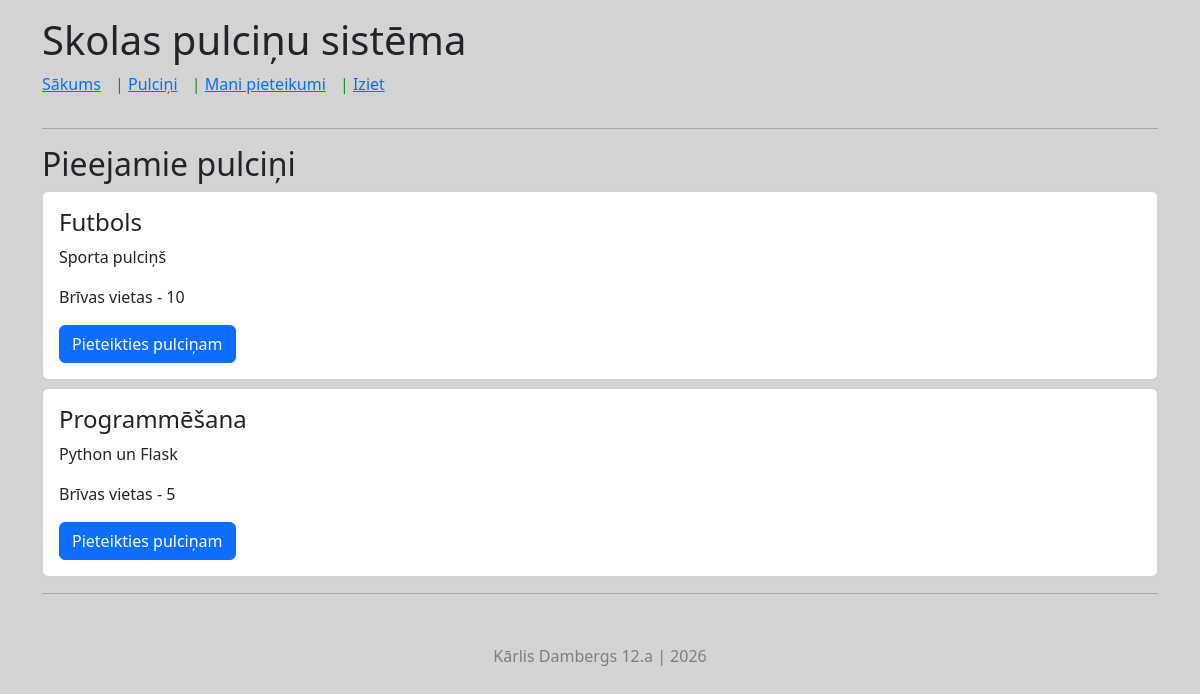
Before: /izvelne (signed in) with the older database file.
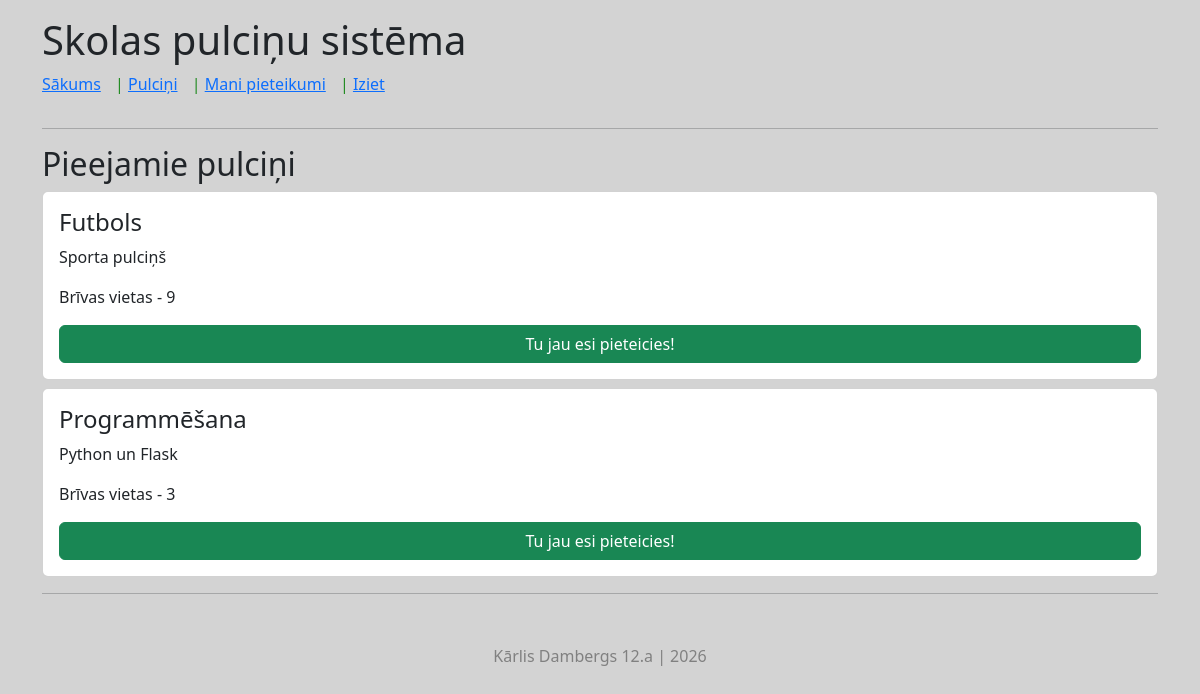
After: the same page with the newer database file.
### tables this page shows
CREATE TABLE "pulcini" (
	"id"	INTEGER,
	"nosaukums"	TEXT NOT NULL,
	"apraksts"	TEXT,
	"vietas"	INTEGER NOT NULL,
	PRIMARY KEY("id" AUTOINCREMENT),
	FOREIGN KEY("id") REFERENCES "pieteikumi"("pulcins_id")
);

### app.py (the view)
@app.route("/izvelne")
def izvelne():
    user_id = session.get('id')
    conn = sqlite3.connect("datubaze.db")
    conn.row_factory = sqlite3.Row
    cur = conn.cursor()
    cur.execute("SELECT * FROM pulcini")
    pulcini = cur.fetchall()
    cur.execute("SELECT pulcins_id FROM pieteikumi WHERE user_id = ?", (user_id,))
    mani = [m["pulcins_id"] for m in cur.fetchall()]
    conn.close()
    return render_template("izvelne.html" , pulcini=pulcini , mani=mani)

### templates/izvelne.html (shortened to what this page needs)
{% extends "layout.html" %}
{% block content %}
<h2>Pieejamie pulciņi</h2>
{% for i in pulcini %}
<div class="card p-3 mb-2">
    <h4>{{ i.nosaukums }}</h4>
    <p>{{ i.apraksts }}</p>
    <p>Brīvas vietas - {{ i.vietas }}</p>
{% if i.id in mani %}
        <button class="btn btn-success">Tu jau esi pieteicies!</button>
{% else %}
    <form method="POST" action="/pievienoties">
        <button class="btn btn-primary">Pieteikties pulciņam</button>
    </form>
{% endif %}
</div>
{% endfor %}
{% endblock %}

### templates/layout.html (shortened to what this page needs)
<!DOCTYPE html>
<html>
<head>
    <link href="https://cdn.jsdelivr.net/npm/bootstrap@5.3.3/dist/css/bootstrap.min.css" rel="stylesheet">
</head>
<body>
<div class="container">
    <header class="py-3">
        <h1>Skolas pulciņu sistēma</h1>
        <nav style="color: forestgreen;">
            <a href="/">Sākums</a> |
            {% if session.get('id') %}
            <a href="/izvelne">Pulciņi</a> |
            <a href="/pieteikumi">Mani pieteikumi</a> |
            <a href="/logout">Iziet</a>
            {% else %}
            <a href="/login">Pieslēgties</a> |
            <a href="/register">Reģistrēties</a>
            {% endif %}
        </nav>
    </header>
    <hr>
    {% block content %}
    {% endblock %}
    <hr>
    <footer>
        Kārlis Dambergs 12.a | 2026
    </footer>
</div>
</body>
</html>

### templates/layout.html (style rules this page uses)
body { background-color: lightgrey; }
nav a { margin-right: 10px; }
footer { margin-top: 50px; color: grey; text-align: center; }

Changed rows visible on the page:
changed pulcini "Futbols": vietas "10" → "9"; text "Pieteikties pulciņam" → "Tu jau esi pieteicies!"
changed pulcini "Programmēšana": vietas "5" → "3"; text "Pieteikties pulciņam" → "Tu jau esi pieteicies!"
